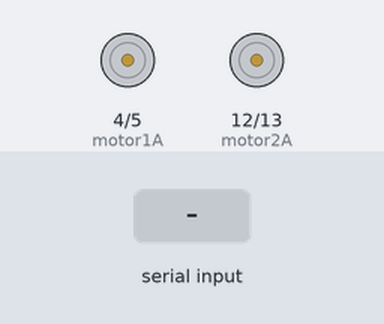
Bench run of a sketch on a simulated Arduino Uno, built with avr-gcc and run on an emulated ATmega328P. On the bench: motor-driver pin pairs drawn as motors (green arrow = first pin HIGH = forward, orange = second pin HIGH = backward, longer = more drive, scaled by the enable pin). The inputs (shaded band) are chosen by the test bench.

Above: at 1.2 s.
1.3 s: "F" received over Serial
At 2.2 s:
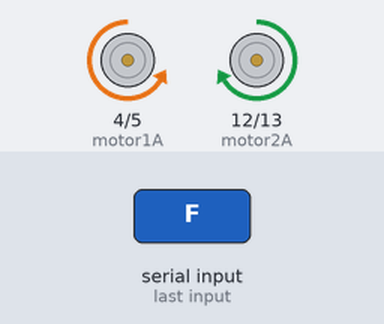
2.8 s: "B" received over Serial
At 3.3 s:
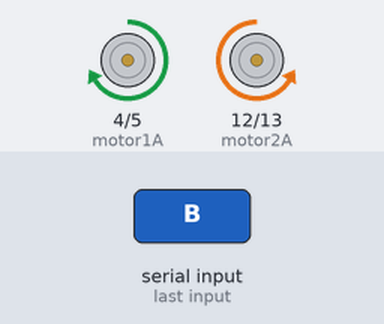
4.3 s: "L" received over Serial
At 5.5 s:
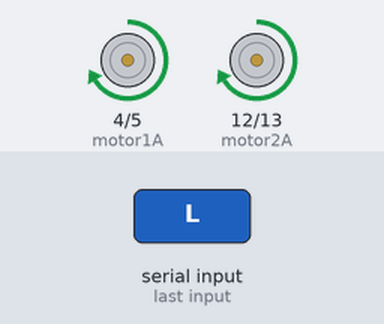
5.8 s: "R" received over Serial
At 6.8 s:
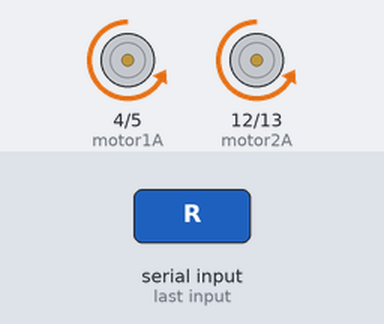
Timing chart, 0 to 8.3 s (numbered marks = the images above; inputs shaded):
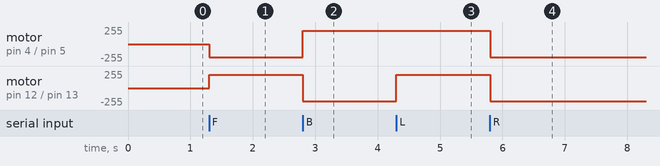

Measured:
- after the input at 1.3 s, motor on pin 4 (motor1A) / pin 5 (motor1B): stopped → backward 200/255 at once; motor on pin 12 (motor2A) / pin 13 (motor2B): stopped → forward 200/255 at once
- after the input at 2.8 s, motor on pin 4 (motor1A) / pin 5 (motor1B): backward 200/255 → forward 200/255 at once; motor on pin 12 (motor2A) / pin 13 (motor2B): forward 200/255 → backward 200/255 at once
- after the input at 4.3 s, motor on pin 12 (motor2A) / pin 13 (motor2B): backward 200/255 → forward 200/255 at once
- after the input at 5.8 s, motor on pin 4 (motor1A) / pin 5 (motor1B), motor on pin 12 (motor2A) / pin 13 (motor2B): forward 200/255 → backward 200/255 at once

The sketch:

bluetooth.ino
```cpp
#define motor1EN  3
#define motor1A   4
#define motor1B   5

#define motor2EN 11
#define motor2A  12
#define motor2B  13

void setup() {
  pinMode(motor1EN, OUTPUT);
  pinMode(motor1A, OUTPUT);
  pinMode(motor1B, OUTPUT);

  pinMode(motor2EN, OUTPUT);
  pinMode(motor2A, OUTPUT);
  pinMode(motor2B, OUTPUT);

  Serial.begin(9600);
}

void loop() {
  if (Serial.available()) {
    char command = Serial.read();

    // Forward
    if (command == 'F') {
      moveForward();
    }
    // Backward
    else if (command == 'B') {
      moveBackward();
    }
    // Left
    else if (command == 'L') {
      turnLeft();
    }
    // Right
    else if (command == 'R') {
      turnRight();
    }
    // Stop
    else if (command == 'S') {
      stopCar();
    }
  }
}

void moveBackward() {

  digitalWrite(motor1A, HIGH);
  digitalWrite(motor1B, LOW);
  digitalWrite(motor2A, LOW);
  digitalWrite(motor2B, HIGH);

  analogWrite(motor1EN, 200);
  analogWrite(motor2EN, 200);
}

void moveForward() {

  digitalWrite(motor1A, LOW);
  digitalWrite(motor1B, HIGH);
  digitalWrite(motor2A, HIGH);
  digitalWrite(motor2B, LOW);

  analogWrite(motor1EN, 200);
  analogWrite(motor2EN, 200);
}

void turnRight() {

  digitalWrite(motor1A, LOW);
  digitalWrite(motor1B, HIGH);
  digitalWrite(motor2A, LOW);
  digitalWrite(motor2B, HIGH);

  analogWrite(motor1EN, 200);
  analogWrite(motor2EN, 200);
}

void turnLeft() {

  digitalWrite(motor1A, HIGH);
  digitalWrite(motor1B, LOW);
  digitalWrite(motor2A, HIGH);
  digitalWrite(motor2B, LOW);

  analogWrite(motor1EN, 200);
  analogWrite(motor2EN, 200);
}

void stopCar() {
  digitalWrite(motor1A, LOW);
  digitalWrite(motor1B, LOW);
  digitalWrite(motor2A, LOW);
  digitalWrite(motor2B, LOW);

  analogWrite(motor1EN, 0);
  analogWrite(motor2EN, 0);
}
```
